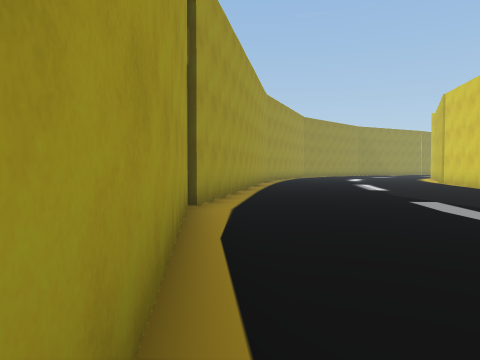
[1] (above)

18 first-person views from a walk through a 3-D level made in the Unity game engine. The camera is 1.3 m above the floor, tilts 2° down and sees 70° across. The floor is counted in squares, 2 m on a side. Each view is taken from the middle of a square. On the plan, view 1 faces up. The plan holds only what a view shows up to about 10 squares ahead; the rest is blank. The place goes on beyond the plan.

[2]
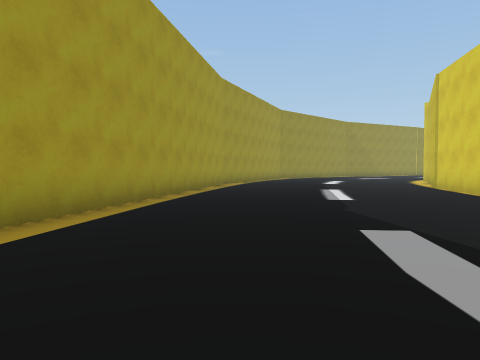

[3]
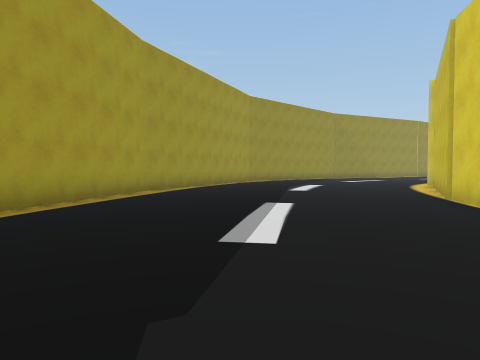

[4]
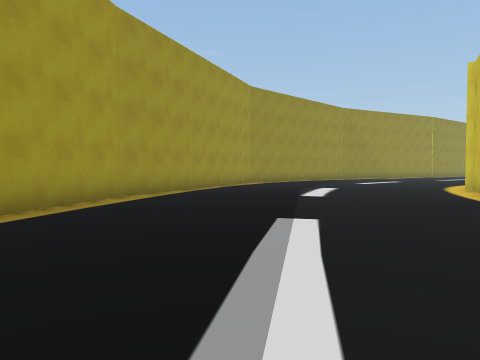

[5]
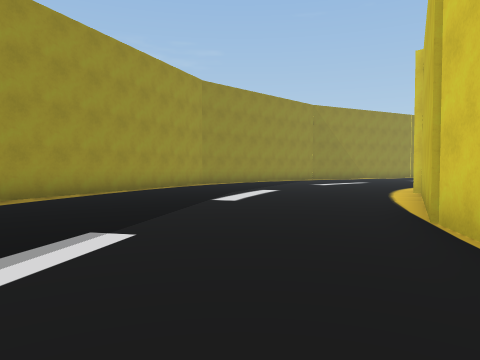

[6]
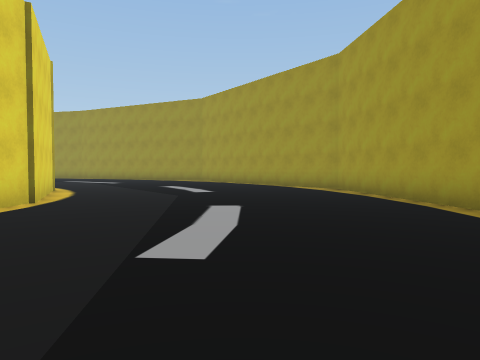

[7]
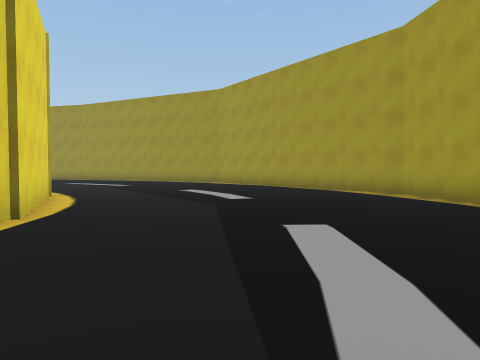

[8]
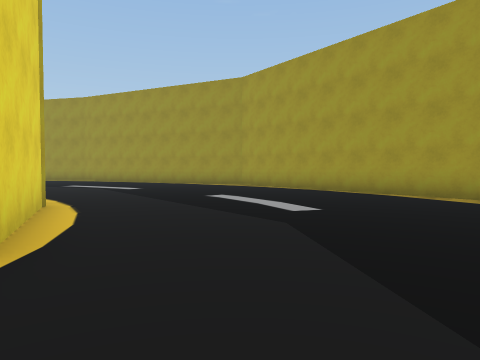

[9]
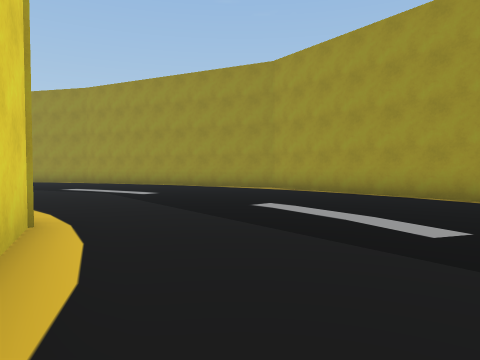

[10]
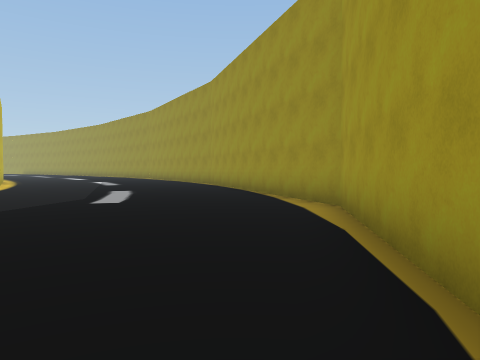

[11]
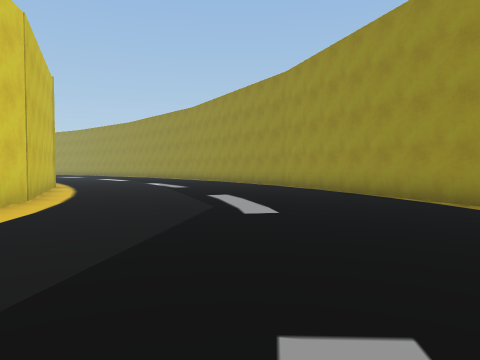

[12]
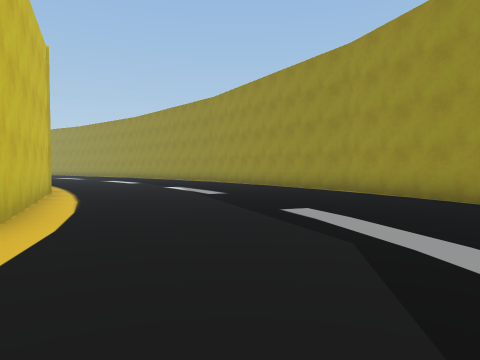

[13]
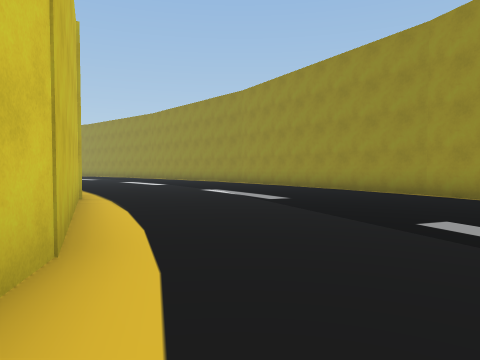

[14]
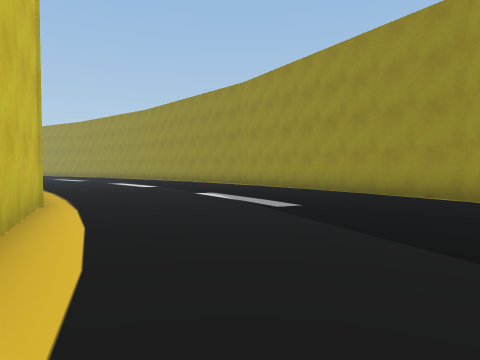

[15]
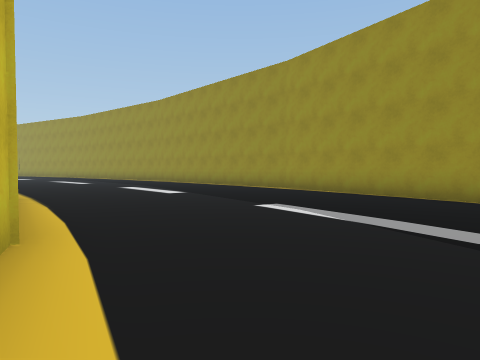

[16]
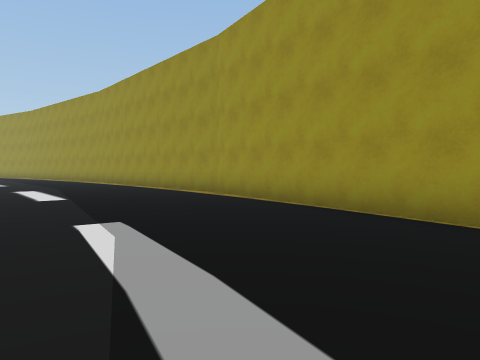

[17]
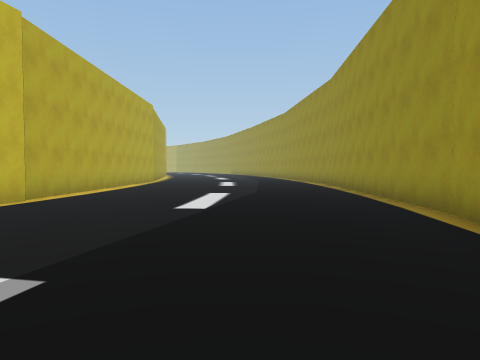

[18]
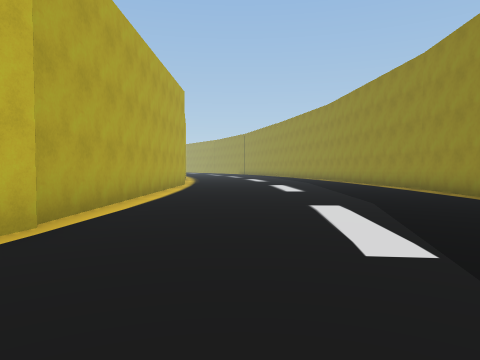

### Floor plan
Points are (right, up) in squares from view 1. A wall is a line through its corners. A room is listed if a view was taken in it or the views show most of it. See-through windows are left out.
Room 1 (views 1, 2, 3, 4, 5, 6, 7, 8, 9, 10, 11, 12, 13, 14, 15, 16, 17, 18)
walls: (8.3, -0.7) (6.8, 2.7); (12.7, -3.8) (11.8, -3.2); (6.9, 2.7) (6.9, 3.5); (17.4, -5.7) (12.6, -3.8); (12.6, -12) (21, -14); (-0.9, 5.8) (0, -1.6) (4.9, -8.4) (12.7, -12); (7.8, 11.2) (8.3, 14) (10.7, 18.8); (22.7, -6.8) (22.1, -6.7); (20.8, -14) (29, -14.5); (1.3, 16.7) (-0.7, 5.9); (29, -6.8) (22.9, -6.7); (2.8, 20.1) (1.2, 16.5)

Where each view was taken, in squares from view 1:
view 1: 0 up, 0 right, facing up
view 2: 3 up, 2 right, facing up
view 3: 7 up, 4 right, facing up
view 4: 9 up, 4 right, facing up
view 5: 10 up, 6 right, facing up
view 6: 9 up, 3 right, facing down
view 7: 7 up, 4 right, facing down
view 8: 5 up, 5 right, facing down
view 9: 3 up, 6 right, facing down
view 10: 3 down, 2 right, facing down-right
view 11: 2 down, 5 right, facing down-right
view 12: 3 down, 8 right, facing down-right
view 13: 3 down, 10 right, facing down-right
view 14: 4 down, 11 right, facing down-right
view 15: 5 down, 14 right, facing down-right
view 16: 8 down, 14 right, facing down-right
view 17: 11 down, 16 right, facing right
view 18: 9 down, 19 right, facing right
